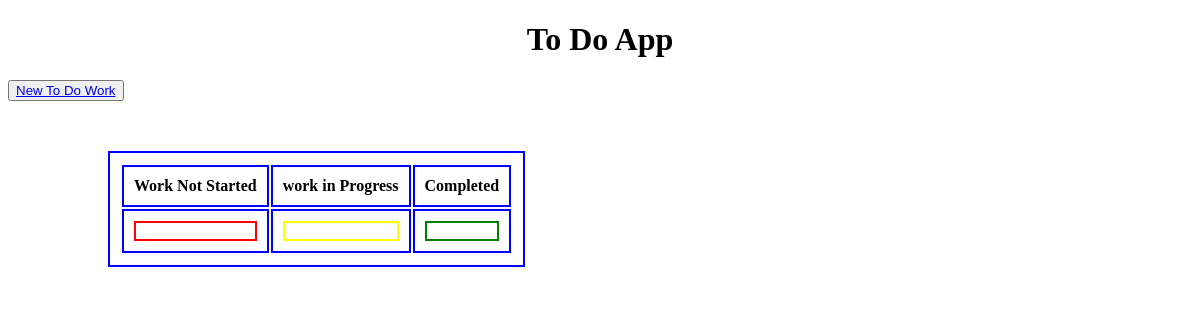
The app's page /, older data.
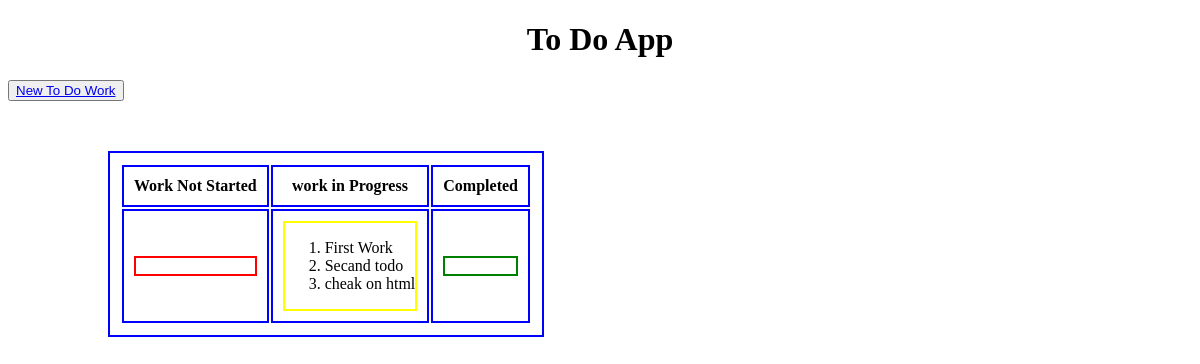
The same page, newer data.
### Todo_app/models.py (models this page shows, shortened)
class todo(models.Model):
    title=models.CharField(max_length=100)
    description=models.TextField(max_length=300)
    created_date=models.DateField(auto_now_add=True)
    due_date=models.DateField()
    criticality=models.CharField(max_length=100,choices=crik)
    status=models.CharField(max_length=100,choices=stat)

### Todo_app/views.py (the view)
# urls.py: 2. Add a URL to urlpatterns:  path('', views.home, name='home')
def home(request):
    data=todo.objects.all
    com=todo.objects.filter(status="Completed")
    Not=todo.objects.filter(status="Not Started")
    pro=todo.objects.filter(status="Work in Progress")
    return render(request,'index.html',{'data':data,'com':com,'Not':Not,'pro':pro})

### Todo_app/templates/index.html (shortened to what this page needs)
<!DOCTYPE html>
<html lang="en">
<head>
</head>
<body>
<center>
<h1>To Do App</h1>
</center>
<section class="nav">
<button type="button"><a href="/create">New To Do Work</a> </button>
</section>
<section class="data">
    <table>
        <tr>
            <th>Work Not Started</th>
            <th>work in Progress</th>
            <th>Completed</th>
        </tr>
        <tr>
            <td>
                <div id="one">
                </div>
            </td>
            <td>
    <div id="two">
        <ol>
            {% for k in pro %}
            <li>{{k.title}}</li>
            {%endfor%}
        </ol>
    </div>
            </td>
            <td>
    <div id="three">
    </div>
            </td>
        </tr>
    </table>
</body>
</html>

Row changes from the older to the newer data that the page shows:
now on this page (row edited): todo: title "First Work"
now on this page (row edited): todo: title "Secand todo"
now on this page (row edited): todo: title "cheak on html"
